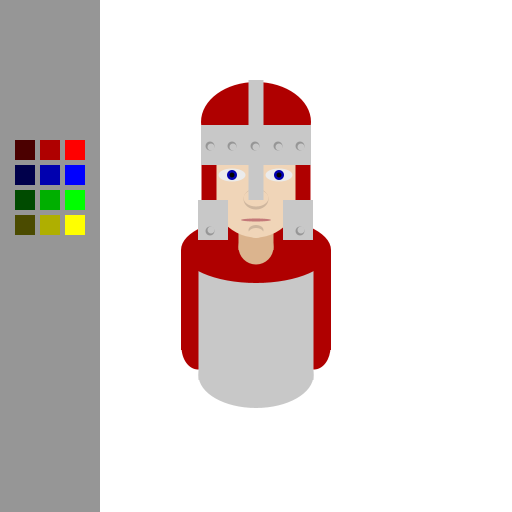
Frame 1 (no input)
Frame 60 (the mouse pressed at the canvas centre just before this capture): identical to frame 1, image omitted
Frame 120 (the mouse held since frame 60 and released just before this capture): identical to frame 1, image omitted

The Processing sketch that drew this single still picture (run headless with seeded random() and noise(); from frame 60 on, the mouse is pressed at the canvas centre):

// Processing sketch: processing_71847
// ── processing_71847.pde

// creature's local origin
int localX = 256;
int localY = 175;

//-------------------------------------------

// switch to turn grid on/off
boolean gridOn = false;   // start "off"

//
// keyTyped() is called once every time a key is pressed
//     ignoring CTRL, SHIFT, ALT
void keyTyped() {
  if ( key == 'g'  || key == 'G' ) {
    gridOn = !gridOn;
  }
}

//
// draw_grid() is used to overlay a grid
//
void draw_grid() {

  // grid parameters
  int span      = 500;    // how far each way from the local origin
  int increment = 25;     // how close the lines are
                          // note: should be a factor of 100
  // draw grid
  strokeWeight( 1 );
  for ( int i=-span; i<=span; i+=increment ) {
    if ( ( i % 100 ) == 0 ) {
      stroke( 255, 0, 0, 192 );
    } else {
      stroke( 255, 0, 0, 64 );
    }
    line( localX-i, localY-span, localX-i, localY+span );

    if ( ( i % 100 ) == 0 ) {
      stroke( 0, 0, 255, 192 );
    } else {
      stroke( 0, 0, 255, 64 );
    }
    line( localX-span, localY-i, localX+span, localY-i );
  }
  
  // draw axes
  strokeWeight( 2.5 );
  stroke( 255, 0, 0 );
  line( 0, localY, width, localY );  
  stroke( 0, 0, 255 );
  line( localX, 0, localX, height );
}


//
// setup() is called once at the beginning to initialize
//
void setup() {
  size( 512, 512 );        // size of the window
  smooth();                // antialiasing 
}
//color options -----I intend to make these integer variables active in future versions as a means to select different colors for the helmet and armor.----
//red
  int r1=75; int g1=0; int b1=0;
  int r2=175; int g2=0; int b2=0;
  int r3=255; int g3=0; int b3=0;
//blue
  int r4=0; int g4=0; int b4=75;
  int r5=0; int g5=0; int b5=175;
  int r6=0; int g6=0; int b6=255;
//green
  int r7=0; int g7=75; int b7=0;
  int r8=0; int g8=175; int b8=0;
  int r9=0; int g9=255; int b9=0;
//yellow
  int r10=75; int g10=75; int b10=0;
  int r11=175; int g11=175; int b11=0;
  int r12=255; int g12=255; int b12=0;
//color pick
int rCP = r2; int gCP = g2; int bCP = b2;

//gray values---will be static color values

int gray1 = 200;
int gray2 = 150;
int eyeGray = 235;
int pupilBlack = 0;
int bg = 255;

//skin tones---will be static color values
int rNeck = 219; int gNeck = 180; int bNeck = 142;
int rHead = 240; int gHead = 213; int bHead = 184;
int rFace = 240; int gFace = 213; int bFace = 184;
int rShadow = 206; int gShadow = 182; int bShadow = 158;
int rMouth = 196; int gMouth = 121; int bMouth = 121;

//
//
// draw() is called once per frame to draw
//
void draw() {
  background( bg );       // white background

  // move the local origin??
  if ( gridOn  &&  mousePressed  &&  ( mouseButton == LEFT ) ) {
    localX = mouseX;
    localY = mouseY;
    println( "localX is " + localX + "    localY is " + localY );
  }

rectMode( CENTER );
ellipseMode( CENTER );

//--------------------------------
noStroke();



//BODY
fill(rCP, gCP, bCP);
  //rightElbow
  ellipse(localX-58,localY+172,33,45);
  //leftElbow
  ellipse(localX+58,localY+172,33,45);
  //arms
  rect(localX,localY+125,150,100);
fill(gray1);
  //waist
  ellipse(localX,localY+200,115,66);
  //chest
  rect(localX,localY+135,115,140);
  

  
//scales---------------------------------------------
  //variables----------------------------
  /*
int scW = 20;
int scH = 30;
int scSp = 20;
int scY = localY+206;
int scYEnd = localY+105;
  //-------------------------------------------

while (scY>scYEnd) {
  int scX = localX-50;
  int scXEnd = localX+51;
while (scX<scXEnd) {
  fill(gray2);
  ellipse(scX,scY,scW,scH);
fill(gray1);
  ellipse(scX,scY-2,scW,scH);
  scX=scX+scSp;
}
scY=scY-scSp;
}
*/
//--------------------------------------------------------


fill(rCP, gCP, bCP);
  //shoulders
  ellipse(localX,localY+75,150,66);

//HEAD
fill(rNeck,gNeck,bNeck);
  //neckRound
  ellipse(localX,localY+72,35,35);
  //neck
  rect(localX,localY+50,35,50);
fill(rHead,gHead,bHead);
  //head
  ellipse(localX,localY,100,125);
fill(gray1);

//FACE
  //Eye
fill(eyeGray);
    //leftEyeScalera
    ellipse(localX-24,localY,27,13);
    //rightEyeScalera
    ellipse(localX+23,localY,27,13);
fill(r5,g5,b5); //eye blue
    //leftEyeCornea
    ellipse(localX-24,localY,10,10);
    //rightEyeCornea
    ellipse(localX+23,localY,10,10);
fill(pupilBlack);
    //leftEyePupil
    ellipse(localX-24,localY,5,5);
    //rightEyePupil
    ellipse(localX+23,localY,5,5);
fill(rMouth,gMouth,bMouth);
  //Mouth
    ellipse(localX,localY+45,30,3);
fill(rShadow,gShadow,bShadow);
  //Nose
    ellipse(localX,localY+24,25,21);
fill(rFace,gFace,bFace);
  //Nose
    ellipse(localX,localY+23,25,17);
fill(rShadow,gShadow,bShadow);
 //ChinShadow
    ellipse(localX,localY+55,15,10);
fill(rFace,gFace,bFace);
  //Chin
    ellipse(localX,localY+58,15,10);

//HELMET
fill(rCP, gCP, bCP);
  //leftSide
  rect(localX+47,localY+20,15,66);
  //rightSide
  rect(localX-47,localY+20,15,66);
fill(gray1);
  //leftCheekGuard
  rect(localX+42,localY+45,30,40);
  //rightCheekGuard
  rect(localX-43,localY+45,30,40);
fill(rCP, gCP, bCP);
  //helmetDome
  ellipse(localX,localY-53,110,80);
fill(gray1);
  //noseGuard
  rect(localX,localY-35,15,120);
fill(gray1);
  //helmetFrame
  rect(localX,localY-30,110,40);
fill(gray2);
   //rivot1Shadow
  ellipse(localX-46,localY-29,9,9);
  //rivot2Shadow
  ellipse(localX-24,localY-29,9,9);
  //rivot3Shadow
  ellipse(localX-1,localY-29,9,9);
  //rivot4Shadow
  ellipse(localX+22,localY-29,9,9);
  //rivot5Shadow
  ellipse(localX+44,localY-29,9,9);
fill(gray1);
  //rivot1
  ellipse(localX-45,localY-28,7,7);
  //rivot2
  ellipse(localX-23,localY-28,7,7);
  //rivot3
  ellipse(localX,localY-28,7,7);
  //rivot4
  ellipse(localX+23,localY-28,7,7);
  //rivot5
  ellipse(localX+45,localY-28,7,7);
fill(gray2);
   //rivot6Shadow
  ellipse(localX-46,localY+56,9,9);
  //rivot7Shadow
  ellipse(localX+44,localY+56,9,9);
fill(gray1);
  //rivot6
  ellipse(localX-45,localY+55,7,7);
  //rivot7
  ellipse(localX+45,localY+55,7,7);
  
//Color Panel
fill(gray2);
rect (50, 256, 100, height);
//reds-------------------------
fill(r1,g1,b1);
rect (25,150,20,20);//darkred
fill(r2,g2,b2);
rect (50,150,20,20);//medium red
fill(r3,g3,b3);
rect (75,150,20,20);//light red
//blues------------------------
fill(r4,g4,b4);
rect (25,175,20,20);//dark blue
fill(r5,g5,b5);
rect (50,175,20,20);//medium blue
fill(r6,g6,b6);
rect (75,175,20,20);//light blue
//greens-----------------------
fill(r7,g7,b7);
rect (25,200,20,20);//dark green
fill(r8,g8,b8);
rect (50,200,20,20);//medium green
fill(r9,g9,b9);
rect (75,200,20,20);//light green
//yellows----------------------
fill(r10,g10,b10);
rect (25,225,20,20);//dark yellow
fill(r11,g11,b11);
rect (50,225,20,20);//medium yellow
fill(r12,g12,b12);
rect (75,225,20,20);//light yellow
//------------------------------
  
if (mousePressed && (mouseX>=15 && mouseX<=26) && (mouseY>=140 && mouseY<=160)) {
  rCP=r1;
  gCP=g1;
  bCP=b1;
}
if (mousePressed && (mouseX>=40 && mouseX<=60) && (mouseY>=140 && mouseY<=160)) {
  rCP=r2;
  gCP=g2;
  bCP=b2;
}
if (mousePressed && (mouseX>=65 && mouseX<=85) && (mouseY>=140 && mouseY<=160)) {
  rCP=r3;
  gCP=g3;
  bCP=b3;
}
if (mousePressed && (mouseX>=15 && mouseX<=26) && (mouseY>=165 && mouseY<=185)) {
  rCP=r4;
  gCP=g4;
  bCP=b4;
}
if (mousePressed && (mouseX>=40 && mouseX<=60) && (mouseY>=165 && mouseY<=185)) {
  rCP=r5;
  gCP=g5;
  bCP=b5;
}
if (mousePressed && (mouseX>=65 && mouseX<=85) && (mouseY>=165 && mouseY<=185)) {
  rCP=r6;
  gCP=g6;
  bCP=b6;
}
if (mousePressed && (mouseX>=15 && mouseX<=26) && (mouseY>=190 && mouseY<=210)) {
  rCP=r7;
  gCP=g7;
  bCP=b7;
}
if (mousePressed && (mouseX>=40 && mouseX<=60) && (mouseY>=190 && mouseY<=210)) {
  rCP=r8;
  gCP=g8;
  bCP=b8;
}
if (mousePressed && (mouseX>=65 && mouseX<=85) && (mouseY>=190 && mouseY<=210)) {
  rCP=r9;
  gCP=g9;
  bCP=b9;
}
if (mousePressed && (mouseX>=15 && mouseX<=26) && (mouseY>=215 && mouseY<=235)) {
  rCP=r10;
  gCP=g10;
  bCP=b10;
}
if (mousePressed && (mouseX>=40 && mouseX<=60) && (mouseY>=215 && mouseY<=235)) {
  rCP=r11;
  gCP=g11;
  bCP=b11;
}
if (mousePressed && (mouseX>=65 && mouseX<=85) && (mouseY>=215 && mouseY<=235)) {
  rCP=r12;
  gCP=g12;
  bCP=b12;
}
  
  // draw the grid
  if ( gridOn ) {
    draw_grid();
  }
}
